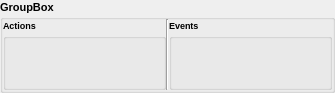
<?xml version="1.0" encoding="UTF-8"?>
<ui version="4.0">
 <class>gNodeComponentWidget</class>
 <widget class="QGroupBox" name="gNodeComponentWidget">
  <property name="geometry">
   <rect>
    <x>0</x>
    <y>0</y>
    <width>335</width>
    <height>93</height>
   </rect>
  </property>
  <property name="font">
   <font>
    <pointsize>8</pointsize>
    <weight>75</weight>
    <bold>true</bold>
   </font>
  </property>
  <property name="windowTitle">
   <string>GroupBox</string>
  </property>
  <property name="title">
   <string>GroupBox</string>
  </property>
  <property name="flat">
   <bool>false</bool>
  </property>
  <property name="checkable">
   <bool>false</bool>
  </property>
  <layout class="QHBoxLayout" name="horizontalLayout" stretch="0,0,0">
   <property name="spacing">
    <number>0</number>
   </property>
   <property name="sizeConstraint">
    <enum>QLayout::SetMinimumSize</enum>
   </property>
   <property name="leftMargin">
    <number>0</number>
   </property>
   <property name="topMargin">
    <number>0</number>
   </property>
   <property name="rightMargin">
    <number>0</number>
   </property>
   <property name="bottomMargin">
    <number>0</number>
   </property>
   <item>
    <widget class="QGroupBox" name="actionsBox">
     <property name="font">
      <font>
       <pointsize>7</pointsize>
      </font>
     </property>
     <property name="title">
      <string>Actions</string>
     </property>
     <layout class="QGridLayout" name="gridLayout_2"/>
    </widget>
   </item>
   <item>
    <widget class="Line" name="line">
     <property name="orientation">
      <enum>Qt::Vertical</enum>
     </property>
    </widget>
   </item>
   <item>
    <widget class="QGroupBox" name="eventsBox">
     <property name="font">
      <font>
       <pointsize>7</pointsize>
      </font>
     </property>
     <property name="title">
      <string>Events</string>
     </property>
     <layout class="QGridLayout" name="gridLayout"/>
    </widget>
   </item>
  </layout>
 </widget>
 <resources/>
 <connections/>
</ui>
